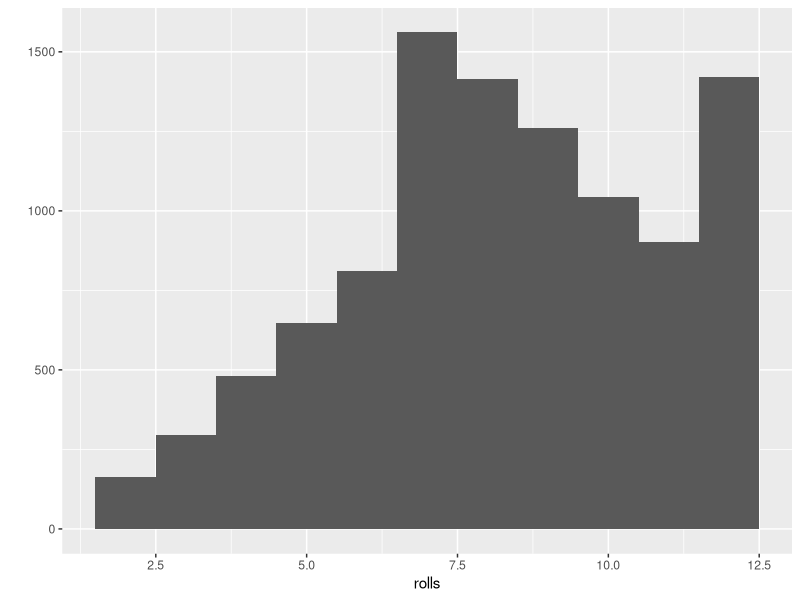

Generate this figure with R:
## ---- chunk 1
library(ggplot2)
## ---- chunk 2
# Create an object called die that contains the values 1 to 6
die <- 1:6
## ---- chunk 3
die * 2
## ---- chunk 4
die + 1:2
## ---- chunk 5
dice <- sample(x = die, size = 2, replace = TRUE)
## ---- chunk 6
# Add up the dice
sum(dice)
## ---- chunk 7
roll <- function(die = 1:6) {
  dice <- sample(x = die, size = 2, replace = TRUE)
  sum(dice)
} 
## ---- chunk 8
roll <- function(){
  die <- 1:6
  dice <- sample(die, size = 2, replace = TRUE, prob = c(1/8,1/8,1/8,1/8,1/8,3/8))
  sum(dice)
}
## ---- chunk 9
rolls <- replicate(10000,roll())
## ---- chunk 10
qplot(rolls, binwidth=1)
